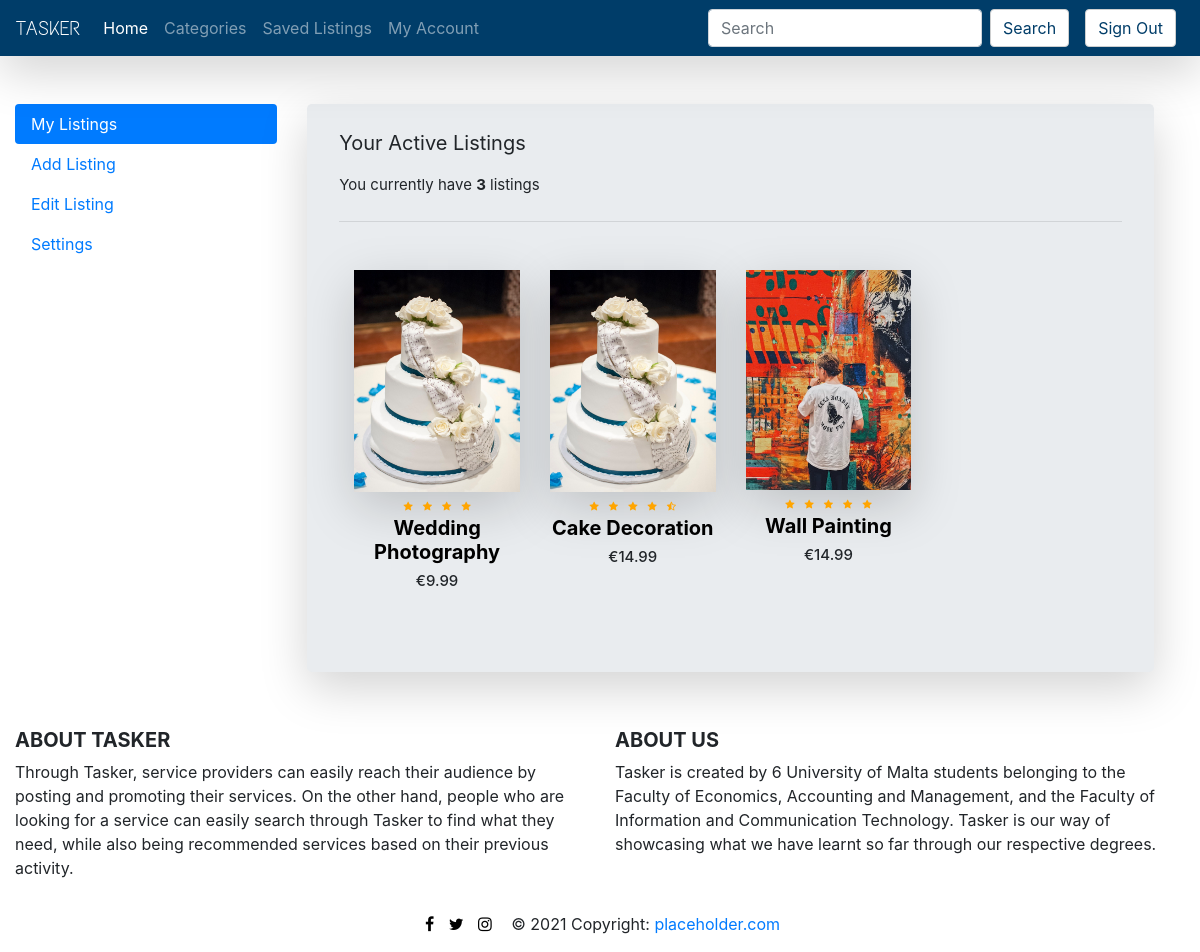
Screenshot of /ProductPage/myaccount.php (signed in) with the database file from the repository.
### tables this page shows
CREATE TABLE `servicetable` (
  `ageGroup0` int(7) NOT NULL DEFAULT '0',
  `ageGroup1` int(7) NOT NULL DEFAULT '0',
  `ageGroup2` int(7) NOT NULL DEFAULT '0',
  `ageGroup3` int(7) NOT NULL DEFAULT '0',
  `ageGroup4` int(7) NOT NULL DEFAULT '0',
  `ageGroup5` int(7) NOT NULL DEFAULT '0',
  `category` varchar(255) NOT NULL,
  `country` tinytext NOT NULL,
  `description` mediumtext,
  `email` tinytext NOT NULL,
  `id` int(11) NOT NULL,
  `images` mediumtext NOT NULL,
  `isPremium` tinyint(1) NOT NULL,
  `latitude` decimal(4,4) NOT NULL DEFAULT '0.0000',
  `location` mediumtext NOT NULL,
  `longitude` decimal(4,4) NOT NULL DEFAULT '0.0000',
  `mobile` varchar(15) DEFAULT NULL,
  `popularity` decimal(9,2) NOT NULL DEFAULT '0.00',
  `price` decimal(13,2) NOT NULL,
  `rating` decimal(2,1) NOT NULL DEFAULT '0.0',
  `telephone` varchar(15) DEFAULT NULL,
  `title` tinytext NOT NULL,
  `userId` int(11) NOT NULL
);

### ProductPage/myaccount.php (the view, shortened to what this page needs)
<?php
    include 'server.php';
?>
<!doctype html>
<html lang="en">
    <head>
        <link rel="stylesheet" href="https://stackpath.bootstrapcdn.com/bootstrap/4.4.1/css/bootstrap.min.css">
        <link href="style.css" rel="stylesheet">
        <link href="https://stackpath.bootstrapcdn.com/font-awesome/4.7.0/css/font-awesome.min.css" rel="stylesheet">
    </head>
    <body>
        <section>
            <nav class="navbar shadow-lg sticky-top navbar-expand-lg navbar-dark" style="background-color: #003d69">
                <a class="navbar-brand logo" href="home.php">TASKER</a>
                <div class="collapse navbar-collapse" id="navbarSupportedContent">
                    <ul class="navbar-nav mr-auto">
                        <li class="nav-item active">
                            <a class="nav-link" href="home.php">Home<span class="sr-only">(current)</span></a>
                        </li>
                        <li class="nav-item">
                            <a class="nav-link" href="categories.php">Categories</a>
                        </li>
                        <li class="nav-item">
                            <a class="nav-link" href="saved.php">Saved Listings</a>
                        </li>
                        <li class="nav-item">
                            <a class="nav-link" href="myaccount.php">My Account</a>
                        </li>
                    </ul>
                    <form class="form-inline my-2 my-lg-0 mr-3">
                        <input class="form-control mr-sm-2" type="search" placeholder="Search" aria-label="Search">
                        <button class="btn btn-light my-2 my-sm-0" type="submit">Search</button>
                    </form>
                    <form method = "POST">
                        <button name="signout-button" type="submit" class="btn btn-outline-light my-2 my-sm-0 mr-2">Sign Out</button>
                    </form>
                </div>
            </nav>
            <div class="container mt-5 col-12">
                <div class="row mr-3">
                    <div class="col-3">
                    <div class="nav flex-column nav-pills" id="v-pills-tab" role="tablist" aria-orientation="vertical">
                        <a class="nav-link active" id="v-pills-my-tab" data-toggle="pill" href="#v-pills-my" role="tab" aria-controls="v-pills-my" aria-selected="true">My Listings</a>
                        <a class="nav-link" id="v-pills-add-tab" data-toggle="pill" href="#v-pills-add" role="tab" aria-controls="v-pills-add" aria-selected="false">Add Listing</a>
                        <a class="nav-link" id="v-pills-edit-tab" data-toggle="pill" href="#v-pills-edit" role="tab" aria-controls="v-pills-edit" aria-selected="false">Edit Listing</a>
                        <a class="nav-link" id="v-pills-settings-tab" data-toggle="pill" href="#v-pills-settings" role="tab" aria-controls="v-pills-settings" aria-selected="false">Settings</a>
                    </div>
                    </div>
                    <div class="col-9">
                        <div class="tab-content" id="v-pills-tabContent">
                            <div class="tab-pane fade show active" id="v-pills-my" role="tabpanel" aria-labelledby="v-pills-my-tab">
                                <div class="jumbotron shadow-lg pt-4">
                                    <p class="lead"><b>Your Active Listings</b></p>
                                    <?php
                                        $userId = $_SESSION['userId'];
                                        $servicesNum = 0;
                                        $getUserListings = "SELECT * FROM servicetable WHERE userId='$userId'";
                                        $statement = mysqli_stmt_init($db);
                                        if(!mysqli_stmt_prepare($statement, $getUserListings)){
                                            echo '<p style="font-size: 15px;">You currently have <b>0</b> listings</p>';
                                        }
                                        else{
                                            mysqli_stmt_execute($statement);
                                            $result = mysqli_stmt_get_result($statement);
                                            while ($row = mysqli_fetch_assoc($result)) {
                                                ++$servicesNum;
                                            }
                                            echo '<p style="font-size: 15px;">You currently have <b>'.$servicesNum.'</b> listings</p>';
                                        }
                                    ?>
                                    <hr class="mt-4">
                                    <div class="container mt-5">
                                        <?php
                                            $userId = $_SESSION['userId'];
                                            $getUserListings = "SELECT * FROM servicetable WHERE userId='$userId'";
                                            $statement = mysqli_stmt_init($db);
                                            if(mysqli_stmt_prepare($statement, $getUserListings)){
                                                mysqli_stmt_execute($statement);
                                                $result = mysqli_stmt_get_result($statement);
                                                $servicePrint = '<div class="row">';
                                                while ($row = mysqli_fetch_assoc($result)) {
                                                    $servicePrint = $servicePrint.'<div class="col-md-3">
                                                    <div class="product-top shadow-lg">
                                                        <a href="productpage.php?serviceid='.$row['id'].'">
                                                            <img src="'.$row['images'].'" onerror="this.src=\'images/nia.png\';">
                                                        </a>
                                                        <div class="overlay-right">
                                                            <button type="button" class="btn btn-secondary" title="Save for Later">
                                                                <i class="fa fa-heart-o rounded"></i>
                                                            </button>
                                                        </div>
                                                    </div>
                                                    <div class="product-bottom text-center">';
                                                    $rating = (float)$row['rating'];
                                                    $fullStars = floor($rating);
                                                    if($rating == 0){
                                                        $servicePrint = $servicePrint.'<p style=\'text-align:center; margin-bottom: 0; font-style: italic;\'>No Ratings</p>';
                                                    }
                                                    else{
                                                        for ($i=0; $i < $fullStars; $i++) {
                                                            $servicePrint = $servicePrint.'<i class="fa fa-star"></i>';
                                                        }
                                                        if($rating!=$fullStars){
                                                            $servicePrint = $servicePrint.'<i class="fa fa-star-half-o"></i>';
                                                        }
                                                    }
                                                    $servicePrint = $servicePrint.'<a href="productpage.php?serviceid='.$row['id'].'">
                                                                <h3>'.$row['title'].'</h3>
                                                            </a>
                                                            <h5>€'.$row['price'].'</h5>
                                                        </div>
                                                    </div>';
                                                }
                                                $servicePrint = $servicePrint.'</div>';
                                                echo $servicePrint;
                                            }
                                        ?>
                                    </div>
                                </div>
                            </div>
                        </div>
                    </div>
                </div>
            </div>
        </section>
        <footer class="page-footer font-small teal pt-4">
            <div class="container-fluid text-center text-md-left">
                <div class="row">
                    <div class="col-md-6 mt-md-0 mt-3">
                        <h5 class="text-uppercase font-weight-bold">About Tasker</h5>
                        <p>Through Tasker, service providers can easily reach their audience by posting and promoting their services. On the other hand,
                            people who are looking for a service can easily search through Tasker to find what they need, while also being recommended services
                            based on their previous activity.
                        </p>
                    </div>
                    <div class="col-md-6 mb-md-0 mb-3">
                        <h5 class="text-uppercase font-weight-bold">About Us</h5>
                        <p>Tasker is created by 6 University of Malta students belonging to the Faculty of Economics,
                            Accounting and Management, and the Faculty of Information and Communication Technology. Tasker is our way
                            of showcasing what we have learnt so far through our respective degrees.</p>
                    </div>
                </div>
            </div>
            <div class="footer-copyright text-center py-3">
                <a href="https://www.facebook.com/" class="fa fa-facebook"></a>
                <a href="https://twitter.com/" class="fa fa-twitter"></a>
                <a href="https://www.instagram.com/" class="fa fa-instagram"></a>
                © <?php echo date("Y")?> Copyright:
                <a href="https://placeholder.com/"> placeholder.com</a>
            </div>
        </footer>
    </body>
</html>

### ProductPage/style.css (style rules this page uses)
.container { margin-top: 100px; }
.product-top img { width: 100%; }
.product-bottom .fa { color: orange; font-size: 10px; }
.product-bottom h3 { color: black; font-size: 20px; font-weight: bold; }
.product-bottom h5 { font-size: 15px; padding-bottom: 10px; }
.fa { color: #000; text-decoration: none; padding: 0px 5px; }
.fa-instagram { padding-right: 15px; }
.logo, #home-logo { font-family: textMeOne; }
.navbar-collapse .btn { color: #003d69; border-color: #cccecf; background-color: #ffffff; }

### rows the page displays
servicetable: images (picture), title "Wedding Photography", price "9.99"
servicetable: images (picture), title "Cake Decoration", price "14.99"
servicetable: images (picture), title "Wall Painting", price "14.99"

### other values shown
$servicesNum "3"
